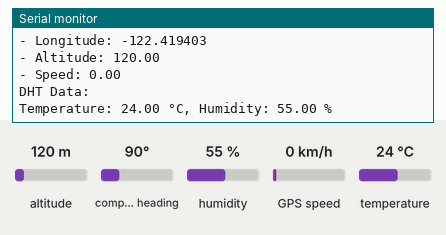
The sketch below on a simulated ESP8266 (NodeMCU). Shown: the last lines printed to the serial monitor. The test bench sets the inputs (shaded band); at power-on: altitude 120 m, compass heading 90°, humidity 55 %, GPS speed 0 km/h, temperature 24 °C. WiFi joins after 1.5 s; servers stay silent unless stated; uploads are accepted with an empty reply; the GPS gets a fix after 3 s at 37.7749, -122.4194 with 8 satellites.

Above: at 9.4 s.
9.5 s: altitude set to 11 m
At 10.74 s:
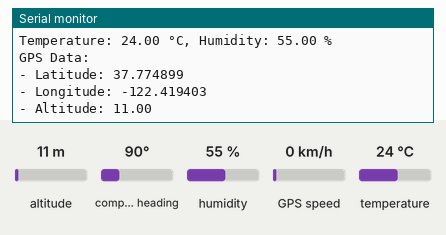
16.8 s: altitude set to 8 m
At 17.3 s:
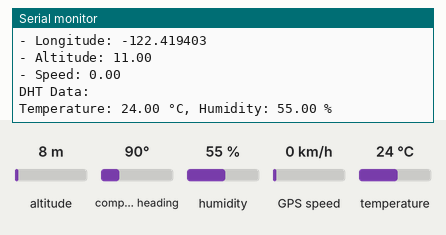
Timing chart, 0 to 19.3 s (numbered marks = the images above; inputs shaded):
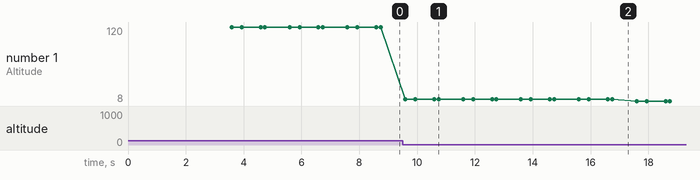

Measured:
- the behaviour switches between 10 and 9 m on altitude (found by bisection; images 1 and 2)
- after the input at 9.5 s, the serial monitor: prints a new line after 0.09 s (image 1)
- plotted number 1: 120 → 11 after the input at 9.5 s, 11 → 8 after the input at 16.8 s

The sketch:

final_code.ino
```cpp
#include <TinyGPS++.h>
#include <SoftwareSerial.h>
#include <ESP8266WiFi.h>
#include <ESP8266HTTPClient.h>
#include <WiFiClientSecure.h>
#include <DHT.h>

// GPS Pins
const int RX_PIN = 3, TX_PIN = 4;
const uint32_t GPS_BAUD = 9600;    // Default baud rate for NEO-6M GPS

// Initialize GPS object
TinyGPSPlus gps;
SoftwareSerial gpsSerial(RX_PIN, TX_PIN);  // GPS Serial connection

// DHT Sensor configuration
#define DHTPIN D2           // Pin where DHT11 data is connected
#define DHTTYPE DHT11       // DHT 11 sensor type
DHT dht(DHTPIN, DHTTYPE);  // Create an instance of the DHT sensor

// WiFi and Firebase credentials
#define WIFI_SSID "Thunder"
#define WIFI_PASSWORD "Sssh1245"
#define FIREBASE_HOST "iot-a3dd1-default-rtdb.firebaseio.com"
#define FIREBASE_WEB_API_KEY "AIzaSyCI5nL-n-djoo1IzhjCdpX3PdAUmcW9xmo"

// Timing control
unsigned long previousMillis = 0;  // Stores the last time data was sent
const long interval = 2000;         // Interval between sending data (2 seconds)

void setup() {
  // Initialize Serial Monitor
  Serial.begin(9600);
  gpsSerial.begin(GPS_BAUD);  // GPS communication

  // Connect to Wi-Fi
  Serial.print("Connecting to WiFi");
  WiFi.begin(WIFI_SSID, WIFI_PASSWORD);

  while (WiFi.status() != WL_CONNECTED) {
    delay(500);
    Serial.print(".");
  }

  Serial.println("\nConnected to WiFi");
  Serial.println("IP Address: " + WiFi.localIP().toString());

  // Initialize DHT Sensor
  dht.begin();
}

void loop() {
  // Read GPS data
  if (gpsSerial.available() > 0) {
    if (gps.encode(gpsSerial.read())) {
      if (gps.location.isValid()) {
        // Read GPS data
        float latitude = gps.location.lat();
        float longitude = gps.location.lng();
        float altitude = gps.altitude.isValid() ? gps.altitude.meters() : 0;
        float speed = gps.speed.isValid() ? gps.speed.kmph() : 0;

        // Print GPS data to Serial Monitor
        Serial.println(F("GPS Data:"));
        Serial.print(F("- Latitude: "));
        Serial.println(latitude, 6);
        Serial.print(F("- Longitude: "));
        Serial.println(longitude, 6);
        Serial.print(F("- Altitude: "));
        Serial.println(altitude);
        Serial.print(F("- Speed: "));
        Serial.println(speed);

        // Read DHT11 data (Temperature and Humidity)
        float temperature = dht.readTemperature();  // Temperature in Celsius
        float humidity = dht.readHumidity();        // Humidity in percentage

        // Validate DHT data
        if (isnan(temperature) || isnan(humidity)) {
          Serial.println("Failed to read from DHT sensor!");
        } else {
          // Print DHT data to Serial Monitor
          Serial.println("DHT Data:");
          Serial.print("Temperature: ");
          Serial.print(temperature);
          Serial.print(" °C, Humidity: ");
          Serial.print(humidity);
          Serial.println(" %");

          // Get current time in milliseconds
          unsigned long currentMillis = millis();

          // If enough time has passed since last sending data, send data to Firebase
          if (currentMillis - previousMillis >= interval) {
            // Save the last time data was sent
            previousMillis = currentMillis;

            // Send data to Firebase
            sendDataToFirebase(latitude, longitude, altitude, speed, temperature, humidity);
          }
        }
      } else {
        Serial.println(F("- GPS location: INVALID"));
      }
    }
  }

  // Error if GPS is not providing data
  if (millis() > 5000 && gps.charsProcessed() < 10) {
    Serial.println(F("No GPS data received: check wiring or signal."));
  }
}

// Function to send data to Firebase
void sendDataToFirebase(float latitude, float longitude, float altitude, float speed, float temperature, float humidity) {
  if (WiFi.status() == WL_CONNECTED) {
    WiFiClientSecure client;
    client.setInsecure();  // Disable SSL certificate verification for Firebase

    HTTPClient http;

    // Prepare JSON payload for Firebase
    String jsonPayload = String("{\"latitude\":") + latitude +
                         String(",\"longitude\":") + longitude +
                         String(",\"altitude\":") + altitude +
                         String(",\"speed\":") + speed +
                         String(",\"temperature\":") + temperature +
                         String(",\"humidity\":") + humidity + "}";

    // Firebase URL with API key
    String url = String("https://") + FIREBASE_HOST + "/sensor_data.json?auth=" + FIREBASE_WEB_API_KEY;
    http.begin(client, url);  // Initialize HTTP client with secure connection

    // Set content type header for the request
    http.addHeader("Content-Type", "application/json");

    // Send the POST request
    int httpResponseCode = http.POST(jsonPayload);

    // Handle the response
    if (httpResponseCode > 0) {
      String response = http.getString();
      Serial.println("Data sent successfully to Firebase!");
      Serial.println(response);  // Print Firebase response
    } else {
      Serial.print("Error sending data: ");
      Serial.println(httpResponseCode);
    }

    // End the HTTP request
    http.end();
  } else {
    Serial.println("WiFi not connected. Unable to send data to Firebase.");
  }
}
```
